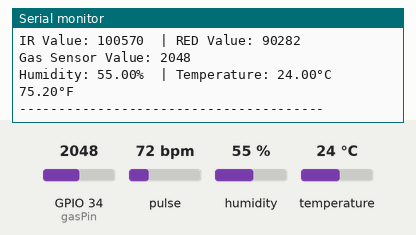
Recording of a sketch running on a simulated ESP32. Parts: the last lines printed to the serial monitor. The inputs (shaded band) are chosen by the test bench; at power-on: pulse 72 bpm, humidity 55 %, GPIO 34 (gasPin) = 2048, temperature 24 °C.

Above: at 1.2 s.
1.3 s: pulse set to 42 bpm
2.8 s: humidity set to 22 %
At 4.2 s:
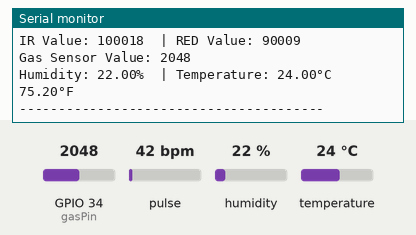
4.3 s: GPIO 34 (gasPin) set to 2866
5.8 s: temperature set to 12 °C
At 6.8 s:
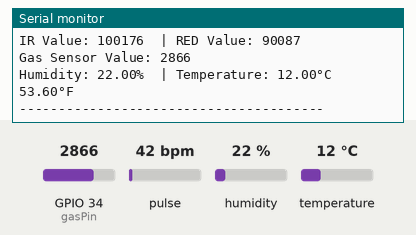
7.3 s: pulse set to 70 bpm
8.8 s: GPIO 34 (gasPin) set to 3972
At 10.9 s:
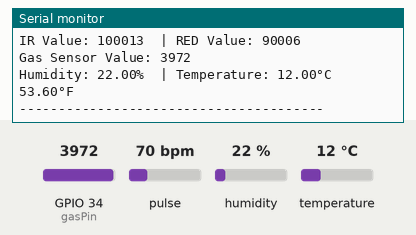
Timing chart, 0 to 11.3 s (numbered marks = the images above; inputs shaded):
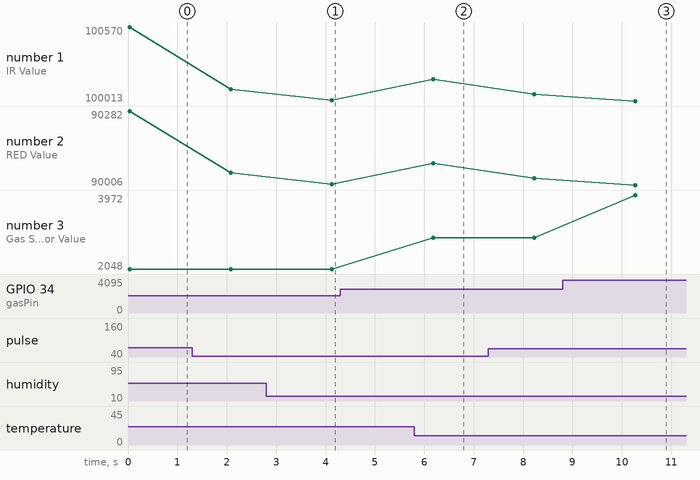

The sketch:

MAX30102.ino
```cpp
#include <Wire.h>
#include "MAX30105.h"
#include "DHT.h"

#define DHTPIN 19
#define DHTTYPE DHT11

MAX30105 particleSensor;
DHT dht(DHTPIN, DHTTYPE);

int gasPin = 34;   // MQ9 analog pin

void setup()
{
  Serial.begin(115200);
  Serial.println("ESP32 Multi Sensor Test");

  // Start DHT11
  dht.begin();

  // Start I2C for MAX30102
  Wire.begin(21,22);

  if (!particleSensor.begin(Wire))
  {
    Serial.println("MAX30102 not found. Check wiring.");
    while (1);
  }

  Serial.println("MAX30102 initialized");

  particleSensor.setup();
}

void loop()
{
  // -------- MAX30102 --------
  long irValue = particleSensor.getIR();
  long redValue = particleSensor.getRed();

  // -------- MQ9 Gas Sensor --------
  int gasValue = analogRead(gasPin);

  // -------- DHT11 --------
  float humi  = dht.readHumidity();
  float tempC = dht.readTemperature();
  float tempF = dht.readTemperature(true);

  Serial.println("------------- SENSOR DATA -------------");

  // MAX30102
  Serial.print("IR Value: ");
  Serial.print(irValue);
  Serial.print("  | RED Value: ");
  Serial.println(redValue);

  // MQ9
  Serial.print("Gas Sensor Value: ");
  Serial.println(gasValue);

  // DHT11
  if (isnan(humi) || isnan(tempC) || isnan(tempF)) {
    Serial.println("Failed to read from DHT11 sensor!");
  } else {
    Serial.print("Humidity: ");
    Serial.print(humi);
    Serial.print("%  | Temperature: ");
    Serial.print(tempC);
    Serial.print("°C  ");
    Serial.print(tempF);
    Serial.println("°F");
  }

  Serial.println("---------------------------------------");

  delay(2000);
}
```

Measured:
- after the input at 2.8 s, the serial monitor: prints a new line after 1.3 s (image 1)
- after the input at 5.8 s, the serial monitor: prints a new line after 0.38 s (image 2)
- after the input at 8.8 s, the serial monitor: prints a new line after 1.5 s (image 3)
- plotted number 1: 100570 → 100103 after the input at 1.3 s, 100176 → 100062 after the input at 7.3 s
- plotted number 2: 90282 → 90051 after the input at 1.3 s, 90087 → 90031 after the input at 7.3 s
- plotted number 3: 2866 → 3972 after the input at 8.8 s
